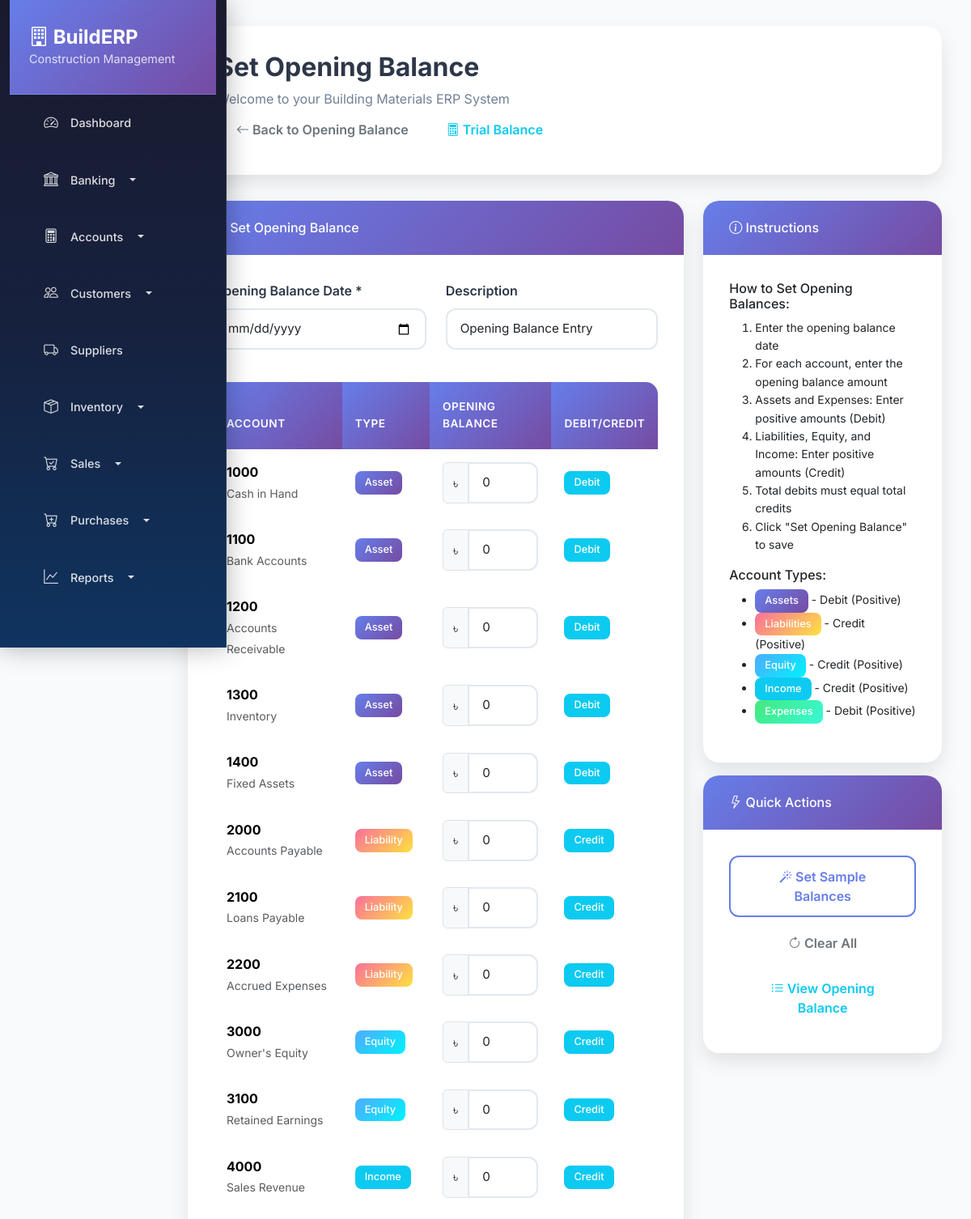
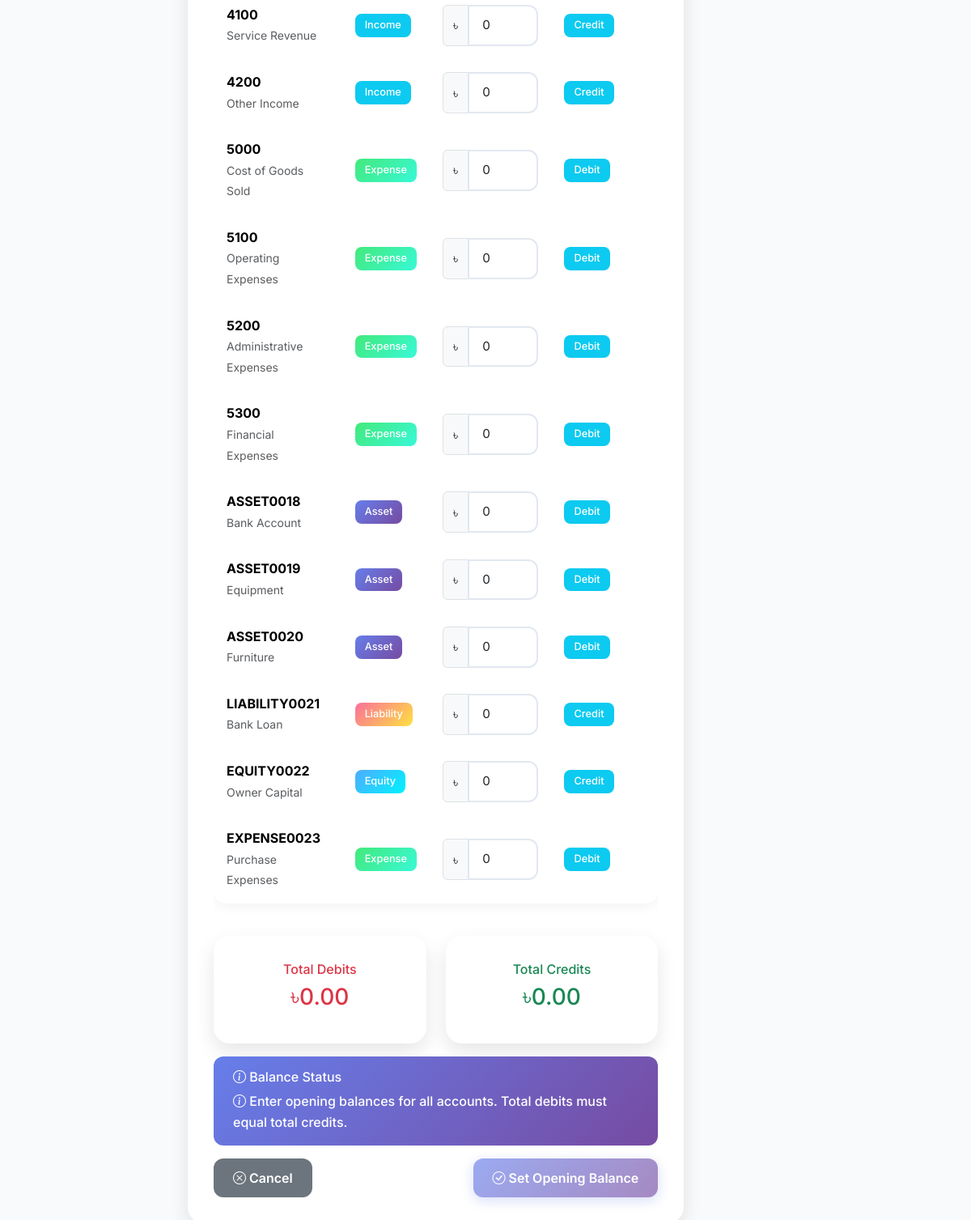
Screenshot of /accounting/opening-balance/set/ with the database file from the repository (2 pictures, top to bottom).
### accounting/models.py (models this page shows, shortened)
class Account(models.Model):
    code = models.CharField(max_length=20, unique=True)
    name = models.CharField(max_length=200)
    category = models.ForeignKey(AccountCategory, on_delete=models.CASCADE)
    parent_account = models.ForeignKey('self', on_delete=models.CASCADE, null=True, blank=True)
    is_active = models.BooleanField(default=True)
    created_at = models.DateTimeField(auto_now_add=True)
    class Meta:
        verbose_name = "Account"
        verbose_name_plural = "Accounts"

class AccountCategory(models.Model):
    name = models.CharField(max_length=100)
    account_type = models.CharField(max_length=20, choices=[
        ('asset', 'Asset'),
        ('liability', 'Liability'),
        ('equity', 'Equity'),
        ('income', 'Income'),
        ('expense', 'Expense'),
    ])
    is_active = models.BooleanField(default=True)
    created_at = models.DateTimeField(auto_now_add=True)
    class Meta:
        verbose_name = "Account Category"
        verbose_name_plural = "Account Categories"

### accounting/views.py (the view, shortened to what this page needs)
# urls.py: path('opening-balance/set/', views.SetOpeningBalanceView.as_view(), name='set_opening_balance'),
class SetOpeningBalanceView(CreateView):
    model = JournalEntry
    template_name = 'accounting/set_opening_balance.html'
    fields = ['entry_date', 'description']
    success_url = reverse_lazy('accounting:opening_balance')
    def get_context_data(self, **kwargs):
        context = super().get_context_data(**kwargs)
        context['accounts'] = Account.objects.filter(is_active=True).select_related('category')
        return context

### templates/accounting/set_opening_balance.html (shortened to what this page needs)
{% extends 'base.html' %}
{% block page_title %}Set Opening Balance{% endblock %}
{% block page_actions %}
<div class="btn-group">
    <a href="{% url 'accounting:opening_balance' %}" class="btn btn-outline-secondary">
        <i class="bi bi-arrow-left"></i> Back to Opening Balance
    </a>
    <a href="{% url 'accounting:comprehensive_trial_balance' %}" class="btn btn-outline-info">
        <i class="bi bi-calculator"></i> Trial Balance
    </a>
</div>
{% endblock %}
{% block content %}
<div class="row">
    <div class="col-md-8">
        <div class="card">
            <div class="card-header">
                <h6 class="mb-0">
                    <i class="bi bi-calculator"></i>
                    Set Opening Balance
                </h6>
            </div>
            <div class="card-body">
                <form method="post" id="openingBalanceForm">
                    <div class="row mb-4">
                        <div class="col-md-6">
                            <div class="mb-3">
                                <label for="id_entry_date" class="form-label">Opening Balance Date *</label>
                                <input type="date" class="form-control" id="id_entry_date" name="entry_date"
                                       value="{{ today|date:'Y-m-d' }}" required>
                            </div>
                        </div>
                        <div class="col-md-6">
                            <div class="mb-3">
                                <label for="id_description" class="form-label">Description</label>
                                <input type="text" class="form-control" id="id_description" name="description"
                                       value="Opening Balance Entry" readonly>
                            </div>
                        </div>
                    </div>
                    <div class="table-responsive">
                        <table class="table table-hover">
                            <thead class="table-dark">
                                <tr>
                                    <th>Account</th>
                                    <th>Type</th>
                                    <th>Opening Balance</th>
                                    <th>Debit/Credit</th>
                                </tr>
                            </thead>
                            <tbody>
                                {% for account in accounts %}
                                <tr>
                                    <td>
                                        <strong>{{ account.code }}</strong><br>
                                        <small class="text-muted">{{ account.name }}</small>
                                    </td>
                                    <td>
                                        <span class="badge
                                            {% if account.category.account_type == 'asset' %}bg-primary
                                            {% elif account.category.account_type == 'liability' %}bg-danger
                                            {% elif account.category.account_type == 'equity' %}bg-success
                                            {% elif account.category.account_type == 'income' %}bg-info
                                            {% else %}bg-warning{% endif %}">
                                            {{ account.category.get_account_type_display }}
                                        </span>
                                    </td>
                                    <td>
                                        <div class="input-group">
                                            <span class="input-group-text">৳</span>
                                            <input type="number" class="form-control balance-input"
                                                   id="balance_{{ account.id }}" name="balance_{{ account.id }}"
                                                   step="0.01" min="0" value="0">
                                        </div>
                                    </td>
                                    <td>
                                        <span class="badge bg-info" id="debit_credit_{{ account.id }}">
                                            {% if account.category.account_type in 'asset,expense' %}Debit{% else %}Credit{% endif %}
                                        </span>
                                    </td>
                                </tr>
                                {% endfor %}
                            </tbody>
                        </table>
                    </div>
                    <div class="row mt-4">
                        <div class="col-md-6">
                            <div class="card">
                                <div class="card-body text-center">
                                    <h6 class="text-danger">Total Debits</h6>
                                    <h3 class="text-danger" id="totalDebits">৳0.00</h3>
                                </div>
                            </div>
                        </div>
                        <div class="col-md-6">
                            <div class="card">
                                <div class="card-body text-center">
                                    <h6 class="text-success">Total Credits</h6>
                                    <h3 class="text-success" id="totalCredits">৳0.00</h3>
                                </div>
                            </div>
                        </div>
                    </div>
                    <div class="alert alert-info mt-3" id="balanceStatus">
                        <h6 class="alert-heading">
                            <i class="bi bi-info-circle"></i> Balance Status
                        </h6>
                        <p class="mb-0" id="balanceMessage">Enter opening balances for all accounts. Total debits must equal total credits.</p>
                    </div>
                    <div class="d-flex justify-content-between">
                        <a href="{% url 'accounting:opening_balance' %}" class="btn btn-secondary">
                            <i class="bi bi-x-circle"></i> Cancel
                        </a>
                        <button type="submit" class="btn btn-primary" id="submitBtn" disabled>
                            <i class="bi bi-check-circle"></i> Set Opening Balance
                        </button>
                    </div>
                </form>
            </div>
        </div>
    </div>
    <div class="col-md-4">
        <div class="card">
            <div class="card-header">
                <h6 class="mb-0">
                    <i class="bi bi-info-circle"></i>
                    Instructions
                </h6>
            </div>
            <div class="card-body">
                <h6>How to Set Opening Balances:</h6>
                <ol class="small">
                    <li>Enter the opening balance date</li>
                    <li>For each account, enter the opening balance amount</li>
                    <li>Assets and Expenses: Enter positive amounts (Debit)</li>
                    <li>Liabilities, Equity, and Income: Enter positive amounts (Credit)</li>
                    <li>Total debits must equal total credits</li>
                    <li>Click "Set Opening Balance" to save</li>
                </ol>
                <h6 class="mt-3">Account Types:</h6>
                <ul class="small">
                    <li><span class="badge bg-primary">Assets</span> - Debit (Positive)</li>
                    <li><span class="badge bg-danger">Liabilities</span> - Credit (Positive)</li>
                    <li><span class="badge bg-success">Equity</span> - Credit (Positive)</li>
                    <li><span class="badge bg-info">Income</span> - Credit (Positive)</li>
                    <li><span class="badge bg-warning">Expenses</span> - Debit (Positive)</li>
                </ul>
            </div>
        </div>
        <div class="card mt-3">
            <div class="card-header">
                <h6 class="mb-0">
                    <i class="bi bi-lightning"></i>
                    Quick Actions
                </h6>
            </div>
            <div class="card-body">
                <div class="d-grid gap-2">
                    <button type="button" class="btn btn-outline-primary" onclick="setSampleBalances()">
                        <i class="bi bi-magic"></i> Set Sample Balances
                    </button>
                    <button type="button" class="btn btn-outline-secondary" onclick="clearAllBalances()">
                        <i class="bi bi-arrow-clockwise"></i> Clear All
                    </button>
                    <a href="{% url 'accounting:opening_balance' %}" class="btn btn-outline-info">
                        <i class="bi bi-list-ul"></i> View Opening Balance
                    </a>
                </div>
            </div>
        </div>
    </div>
</div>
{% endblock %}

### templates/base.html (style rules this page uses)
:root { --primary-gradient: linear-gradient(135deg, #667eea 0%, #764ba2 100%); --secondary-gradient: linear-gradient(135deg, #f093fb 0%, #f5576c 100%); --success-gradient: linear-gradient(135deg, #4facfe 0%, #00f2fe 100%); --warning-gradient: linear-gradient(135deg, #43e97b 0%, #38f9d7 100%); --danger-gradient: linear-gradient(135deg, #fa709a 0%, #fee140 100%); --dark-gradient: linear-gradient(135deg, #2c3e50 0%, #34495e 100%); --light-bg: #f8fafc; --card-shadow: 0 10px 25px rgba(0, 0, 0, 0.1); --hover-shadow: 0 20px 40px rgba(0, 0, 0, 0.15); --border-radius: 20px; --transition: all 0.3s cubic-bezier(0.4, 0, 0.2, 1); }
* { font-family: 'Inter', sans-serif; }
body { background: var(--light-bg); overflow-x: hidden; line-height: 1.6; }
.card { border: none; border-radius: var(--border-radius); box-shadow: var(--card-shadow); transition: var(--transition); background: white; overflow: hidden; position: relative; }
.card-header { background: var(--primary-gradient); color: white; border: none; padding: 1.5rem 2rem; border-radius: var(--border-radius) var(--border-radius) 0 0; font-weight: 600; font-size: 1.1rem; }
.card-body { padding: 2rem; }
.btn { border-radius: 12px; padding: 0.75rem 1.5rem; font-weight: 600; transition: var(--transition); border: none; position: relative; overflow: hidden; text-transform: none; }
.btn-primary { background: var(--primary-gradient); box-shadow: 0 4px 15px rgba(102, 126, 234, 0.4); }
.btn-outline-primary { border: 2px solid #667eea; color: #667eea; background: transparent; }
.table { border-radius: 15px; overflow: hidden; box-shadow: 0 4px 15px rgba(0, 0, 0, 0.05); background: white; }
.table thead th { background: var(--primary-gradient); color: white; border: none; padding: 1.25rem 1rem; font-weight: 600; text-transform: uppercase; font-size: 0.85rem; letter-spacing: 0.5px; }
.table tbody tr { transition: var(--transition); }
.table tbody td { padding: 1rem; border: none; vertical-align: middle; }
.badge { border-radius: 8px; padding: 0.5rem 0.75rem; font-weight: 500; font-size: 0.8rem; }
.badge.bg-success { background: var(--success-gradient) !important; }
.badge.bg-warning { background: var(--warning-gradient) !important; }
.badge.bg-danger { background: var(--danger-gradient) !important; }
.badge.bg-primary { background: var(--primary-gradient) !important; }
.form-control { border-radius: 12px; border: 2px solid #e2e8f0; padding: 0.75rem 1rem; transition: var(--transition); font-size: 0.95rem; }
.form-label { font-weight: 600; color: #2d3748; margin-bottom: 0.5rem; }
.alert { border: none; border-radius: 12px; padding: 1rem 1.5rem; font-weight: 500; }
.alert-info { background: var(--primary-gradient); color: white; }
.table th { background-color: #f8f9fa; border-top: none; }

### rows the page displays
Account: code "1000", name "Cash in Hand", category.account_type "Asset", shows "Debit"
Account: code "1100", name "Bank Accounts", category.account_type "Asset", shows "Debit"
Account: code "1200", name "Accounts Receivable", category.account_type "Asset", shows "Debit"
Account: code "1300", name "Inventory", category.account_type "Asset", shows "Debit"
Account: code "1400", name "Fixed Assets", category.account_type "Asset", shows "Debit"
Account: code "2000", name "Accounts Payable", category.account_type "Liability", shows "Credit"
Account: code "2100", name "Loans Payable", category.account_type "Liability", shows "Credit"
Account: code "2200", name "Accrued Expenses", category.account_type "Liability", shows "Credit"
Account: code "3000", name "Owner's Equity", category.account_type "Equity", shows "Credit"
Account: code "3100", name "Retained Earnings", category.account_type "Equity", shows "Credit"
Account: code "4000", name "Sales Revenue", category.account_type "Income", shows "Credit"
Account: code "4100", name "Service Revenue", category.account_type "Income", shows "Credit"
Account: code "4200", name "Other Income", category.account_type "Income", shows "Credit"
Account: code "5000", name "Cost of Goods Sold", category.account_type "Expense", shows "Debit"
Account: code "5100", name "Operating Expenses", category.account_type "Expense", shows "Debit"
Account: code "5200", name "Administrative Expenses", category.account_type "Expense", shows "Debit"
Account: code "5300", name "Financial Expenses", category.account_type "Expense", shows "Debit"
Account: code "ASSET0018", name "Bank Account", category.account_type "Asset", shows "Debit"
Account: code "ASSET0019", name "Equipment", category.account_type "Asset", shows "Debit"
Account: code "ASSET0020", name "Furniture", category.account_type "Asset", shows "Debit"
Account: code "LIABILITY0021", name "Bank Loan", category.account_type "Liability", shows "Credit"
Account: code "EQUITY0022", name "Owner Capital", category.account_type "Equity", shows "Credit"
Account: code "EXPENSE0023", name "Purchase Expenses", category.account_type "Expense", shows "Debit"
